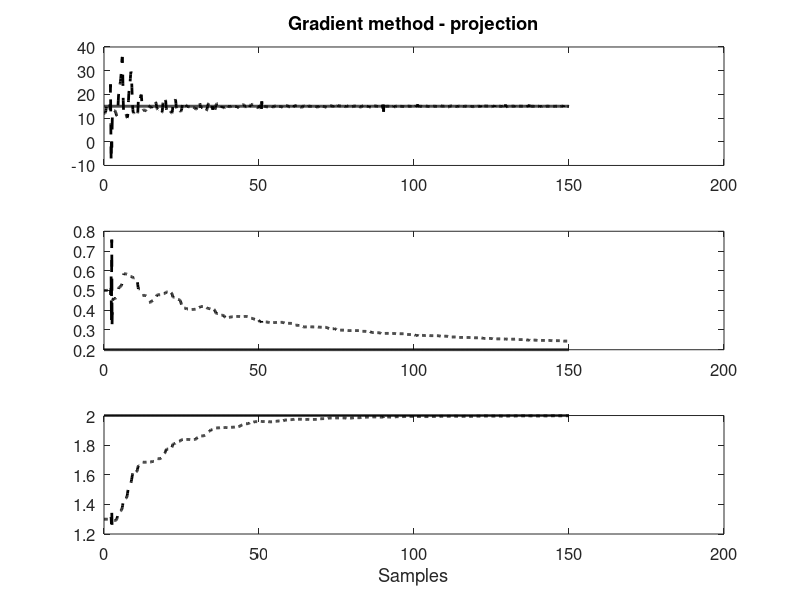

Write the MATLAB code that produced this figure.
%script adaptado de https://edisciplinas.usp.br/course/view.php?id=81578#section-1 #

close all
clear all

pkg load control;
% parâmetros nominais (ou seja, do sistema real) de onde se medirá IO
% sistema
m  = 15;
b = 0.2;
km = 2;
num = [0 0 1];
den = [m b (km-1)];
ftx  = tf(num,den);

% dados para simulação
N = 150;
dt = 0.1;
T = 0:dt:N;
u = ones(1,N/dt+1);
u = 10*sin(2*T) + 7*cos(3.6*T);
%Simula o sistema para a entrada u degrau unitario (saída do sistema nominal - "real")
[Y,T] = lsim(ftx,u,T);

%plot(T,Y);

%%%%%%%%%%%%%%%%%%%%%%%%%%%%%%%%%%%%%%%%%%%%%%%%%%%%
% algoritmo do gradiente para identificar parametros
%%%%%%%%%%%%%%%%%%%%%%%%%%%%%%%%%%%%%%%%%%%%%%%%%%%%

% parâmetros
theta(:,1)  = [0.5; 0.3]; % beta, k-1
rho(1) = 1/12;
gamma_1 = 20;
gamma_2 = 5;
gamma_rho = 0.5;
Gamma = [gamma_1 0; 0 gamma_2];
alpha = 1; % para o sinal de normalização ns

% z = dot(y) / Lambda
% Componentes de z com Lambda = s^2 + 2s + 1
f_z = tf([1 0 0],[1 2 1]); % s^2 / s^2+2s+1
f_phi_1 = tf([0 1 0],[1 2 1]); % s / s^2+2s+1
f_phi_2 = tf([0 0 1],[1 2 1]); % s / s^2+2s+1
f_u = tf([0 0 1],[1 2 1]);

z = lsim(f_z, Y,T);
phi_1 = lsim(f_phi_1,-Y,T);
phi_2 = lsim(f_phi_2,-Y,T);
z0 = lsim(f_u, u,T);

for k = 1:N/dt
    Phi(:,k)   = [phi_1(k); phi_2(k)];
    m2          = 1 + alpha*Phi(:,k)'*Phi(:,k);
    zeta(k+1) = theta(:,k)'*Phi(:,k) + z0(k);
    erro(k+1)   = (z(k) - rho(k) .* zeta(k+1))/m2;
    rho(k+1) = rho(k) + gamma_rho*erro(k+1)*zeta(k+1);
    theta(:,k+1) = theta(:,k) + Gamma*dt*erro(k+1)*Phi(:,k);
    % Projecao
##    if ((theta(1,k) > 1) || ((theta(1,k) == 1) && (gamma_1 * erro(k+1) * phi_1 >= 0)))
##      disp('entrei no if b');
##      theta(1,k+1) = theta(1,k) + gamma_1 * dt * erro(k+1) * phi_1(k);
##    elseif ((theta(1,k) == 1 && (gamma_1 * erro(k+1) * phi_1(k) < 0)))
##      theta(1,k+1) = theta(1,k);
##      disp('entrei no else b');
##    endif
##
##    if ((theta(2,k) > -2 && theta(2,k) < 20) || ((theta(2,k) == -2) && (gamma_2 * erro(k+1) * phi_2(k) >= 0)) || ((theta(2,k) == 20) && (gamma_2 * erro(k+1) * phi_2(k) <= 0)))
##      disp('entrei no if a');
##      theta(2,k+1) = theta(2,k) + gamma_2 * dt * erro(k+1) * phi_2(k);
##    elseif ((theta(2,k) == -2 && (gamma_2 * erro(k+1) * phi_2(k) < 0)) || (theta(2,k) == 20 && (gamma_2 * erro(k+1) * phi_2(k) > 0)))
##      theta(2,k+1) = theta(2,k);
##      disp('entrei no else a');
##    endif
end

subplot(3,1,1);
m_plot = m*ones(1, length(theta(1,:)));
%ajustando
mt = 1 ./ rho;
plot(T, m_plot, 'k-', 'LineWidth', 2, T, mt, 'k--', 'LineWidth', 2);
title('Gradient method - projection');
set(gca, "fontsize", 12);
%axis([0, length(T)*dt, 0, 4]);
subplot(3,1,2);
b_plot = b*ones(1, length(theta(1,:)));
plot(T, b_plot, 'k-', 'LineWidth', 2, T, theta(1,:), 'k--', 'LineWidth', 2);
set(gca, "fontsize", 12);
%axis([0, length(T)*dt, 0, 4]);
subplot(3,1,3);
k_plot = km*ones(1, length(theta(2,:)));
kt = theta(2,:)  + 1;
plot(T, k_plot, 'k-', 'LineWidth', 2, T, kt, 'k--', 'LineWidth', 2);
set(gca, "fontsize", 12);

xlabel('Samples');

